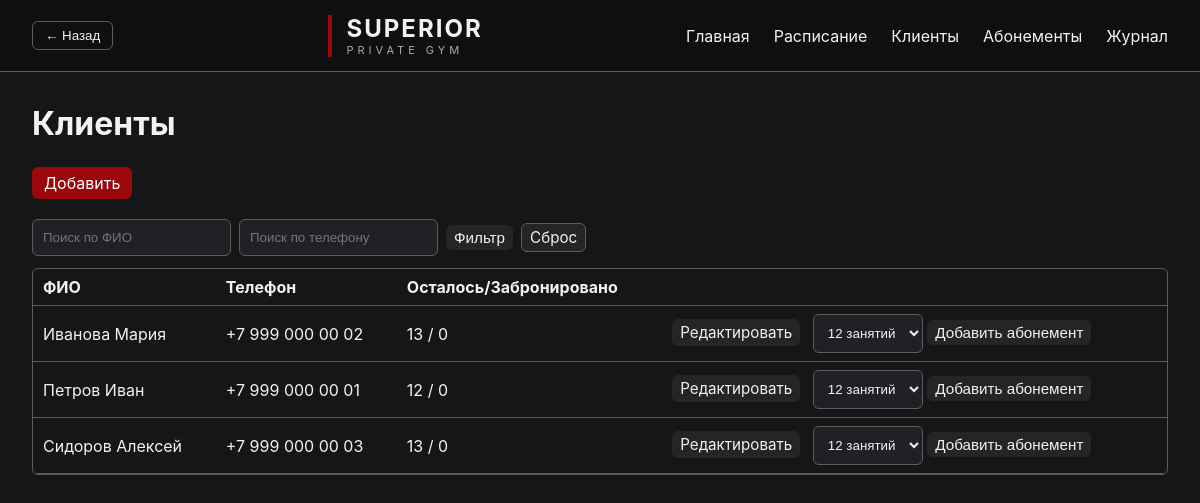
The app's page /clients, older data.
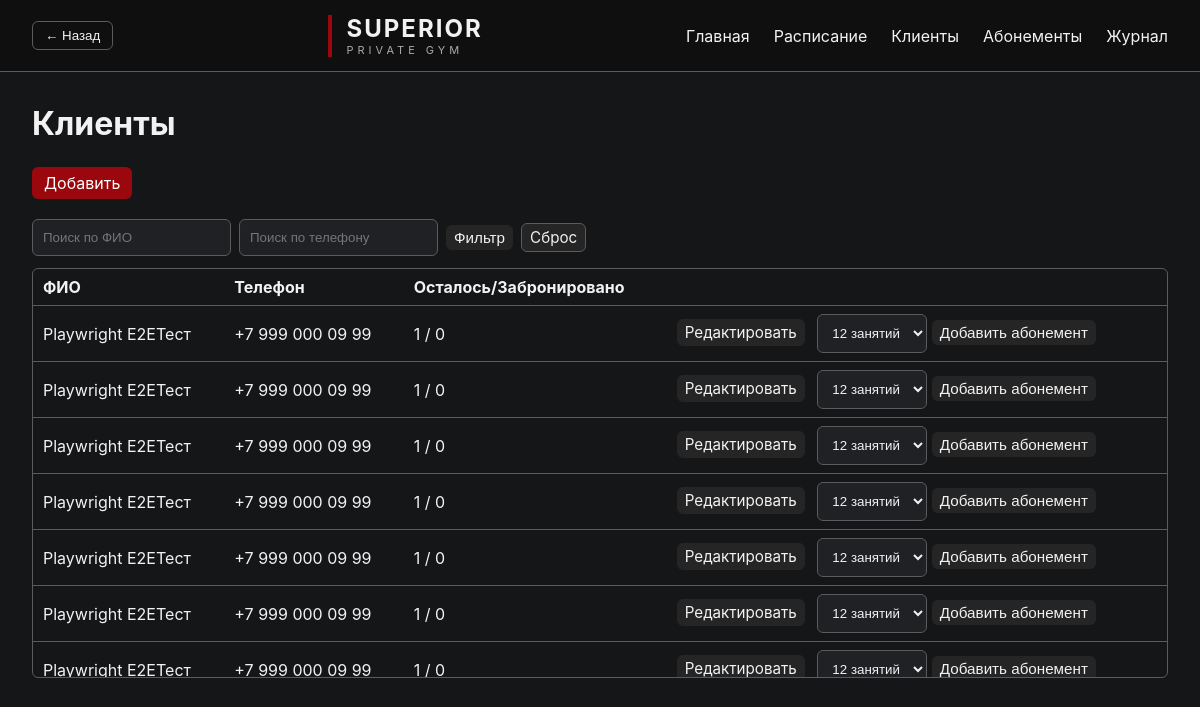
The same page, newer data.
### models.py (models this page shows, shortened)
class Client(Base):
    __tablename__ = "clients"
    id = Column(Integer, primary_key=True)
    first_name = Column(String, nullable=True)
    last_name = Column(String, nullable=True)
    patronymic = Column(String, nullable=True)
    birth_year = Column(Integer, nullable=True)
    birth_place = Column(String, nullable=True)
    phone = Column(String, nullable=True)
    name = Column(String, nullable=True)          # legacy — полное имя одной строкой
    remaining_sessions = Column(Integer, default=1)

### routes/clients.py (the view)
@router.get("/clients")
def clients_page(
    request: Request,
    db: Session = Depends(get_db),
    q_name: str = "",
    q_phone: str = "",
    page: int = 1,
):
    query = db.query(Client)
    if q_name:
        pat = f"%{q_name}%"
        query = query.filter(
            or_(
                Client.name.ilike(pat),
                Client.first_name.ilike(pat),
                Client.last_name.ilike(pat),
            )
        )
    if q_phone:
        digits = ''.join(ch for ch in q_phone if ch.isdigit())
        if digits:
            query = query.filter(
                Client.phone.ilike(f"%{digits}%") | Client.phone.ilike(f"%{q_phone}%")
            )
        else:
            query = query.filter(Client.phone.ilike(f"%{q_phone}%"))
    total = query.count()
    total_pages = max(1, (total + PAGE_SIZE - 1) // PAGE_SIZE)
    page = max(1, min(page, total_pages))
    clients = (
        query.order_by(Client.last_name, Client.first_name)
        .offset((page - 1) * PAGE_SIZE)
        .limit(PAGE_SIZE)
        .all()
    )
    now_dt = datetime.now()
    client_rows = []
    for c in clients:
        booked_future = (
            db.query(Booking)
            .join(Slot, Booking.slot_id == Slot.id)
            .filter(Booking.client_id == c.id, Slot.start_time >= now_dt)
            .count()
        )
        client_rows.append({"client": c, "booked_future": booked_future})
    return templates.TemplateResponse(
        request=request,
        name="clients.html",
        context={
            "client_rows": client_rows,
            "q_name": q_name,
            "q_phone": q_phone,
            "page": page,
            "total_pages": total_pages,
            "total": total,
        },
    )

### templates/clients.html (shortened to what this page needs)
{% extends "base.html" %}
{% block content %}
<div class="page-title">
    <h1>Клиенты</h1>
</div>
<div style="margin-top:16px;">
    <a class="btn" href="/clients/create">Добавить</a>
</div>
<br>
<div class="page-controls">
    <form method="get" action="/clients" class="form-row" style="flex-direction:row;gap:8px;align-items:center;">
        <input class="field" type="search" name="q_name" placeholder="Поиск по ФИО" value="{{ q_name or '' }}" />
        <input class="field" type="search" name="q_phone" placeholder="Поиск по телефону" value="{{ q_phone or '' }}" />
        <button class="btn btn--small" type="submit">Фильтр</button>
        <a class="btn btn--ghost btn--small" href="/clients">Сброс</a>
    </form>
</div>
<div class="clients-list">
    <div class="clients-table-wrapper">
    <table class="clients-table">
        <thead>
            <tr><th>ФИО</th><th>Телефон</th><th>Осталось/Забронировано</th><th></th></tr>
        </thead>
        <tbody>
        {% for row in client_rows %}
            {% set client = row.client %}
            <tr>
                <td>{{ client.fio() }}</td>
                <td>{{ client.phone|format_phone }}</td>
                <td>
                    {{ client.remaining_sessions or 0 }} / {{ row.booked_future }}
                </td>
                <td>
                    <a class="btn btn--small" href="/clients/edit/{{ client.id }}">Редактировать</a>
                    <form method="post" action="/clients/add_subscription" style="display:inline;margin-left:8px;">
                        <select name="package" class="field" style="display:inline-block;width:auto;">
                            <option value="12">12 занятий</option>
                        </select>
                        <button class="btn btn--small" type="submit">Добавить абонемент</button>
                    </form>
                </td>
            </tr>
        {% endfor %}
        </tbody>
    </table>
    </div>
</div>
{% endblock %}

### templates/base.html (shortened to what this page needs)
<!DOCTYPE html>
<html lang="ru">
<head>
    <link rel="stylesheet"
          href="/static/style.css">
</head>
<body>
<header class="header">
    <div class="left-controls">
        <button class="btn btn--ghost" onclick="history.back()">← Назад</button>
    </div>
    <div class="logo">
        <span class="logo-red"></span>
        <div>
            <div class="brand">
                SUPERIOR
            </div>
            <div class="subtitle">
                PRIVATE GYM
            </div>
        </div>
    </div>
    <nav>
        <a href="/">
            Главная
        </a>
        <a href="/schedule">
            Расписание
        </a>
        <a href="/clients">
            Клиенты
        </a>
        <a href="/subscriptions">
            Абонементы
        </a>
        <a href="/journal">
            Журнал
        </a>
    </nav>
</header>
<main class="container">
    {% block content %}
    {% endblock %}
</main>
</body>
</html>

### static/style.css (style rules this page uses)
:root { --bg: #151618; --surface: #1F2124; --surface-hover: #252525; --text: #f2f2f2; --muted: #aaaaaa; --accent: #9A070D; --accent-hover: #B10A11; --accent-soft: rgba(154,7,13,.15); --warm_1: #8A6A4A; --warm_2: #7B5A3D; --green: #3c8f3f; --border: #5B5B5B; --radius: 6px; --radius-lg: 10px; --pad: 10px; --pad-lg: 20px; --btn-pad: 6px 12px; --row-height: 41px; --wrapper-rows: 10; }
.btn { display: inline-block; padding: var(--btn-pad); border-radius: var(--radius); background: var(--accent); color: white; border: none; cursor: pointer; text-decoration: none; text-align: center; }
.btn--ghost { background: transparent; border: 1px solid var(--border); color: var(--text); }
.btn--small { padding: 4px 8px; font-size: 0.95rem; background: var(--surface-hover); color: var(--text); border-radius: var(--radius); text-decoration: none; }
.form-row { display: flex; flex-direction: column; gap: 6px; margin-bottom: 12px; }
.field { padding: var(--pad); border-radius: var(--radius); border: 1px solid var(--border); background: var(--surface); color: var(--text); }
* { margin: 0; padding: 0; box-sizing: border-box; }
body { background: var(--bg); color: var(--text); font-family: Inter, Arial, sans-serif; min-height: 100vh; }
.header { height: 72px; border-bottom: 1px solid var(--border); display: flex; justify-content: space-between; align-items: center; padding: 0 32px; background: #0f0f0f; }
.logo { display: flex; align-items: center; gap: 14px; }
.logo-red { width: 4px; height: 42px; background: var(--accent); display: block; }
.brand { font-size: 24px; font-weight: 700; letter-spacing: 2px; }
.subtitle { font-size: 11px; letter-spacing: 4px; color: var(--muted); }
nav { display: flex; gap: 24px; }
nav a { text-decoration: none; color: var(--text); transition: .2s; }
.container { max-width: 1400px; margin: 0 auto; padding: 32px; }
form { display: flex; gap: 12px; align-items: center; }
select, input, textarea { background: var(--surface); color: var(--text); border: 1px solid var(--border); padding: var(--pad); border-radius: var(--radius); }
button { background: var(--accent); color: white; border: none; border-radius: var(--radius); padding: var(--btn-pad); cursor: pointer; }
.page-title { margin-bottom: 24px; display: flex; justify-content: space-between; align-items: center; }
.clients-table-wrapper { max-height: calc(var(--row-height) * var(--wrapper-rows)); overflow: auto; border: 1px solid var(--border); border-radius: var(--radius); }
.clients-table tbody tr { height: var(--row-height); }
.btn--small, .small-btn { padding: 4px 8px; font-size: 0.95rem; background: var(--surface-hover); color: var(--text); border-radius: var(--radius); text-decoration: none; display: inline-block; }
.clients-table { width: 100%; border-collapse: collapse; }
.clients-table th, .clients-table td { padding: 8px 10px; border-bottom: 1px solid var(--border); text-align: left; }
.left-controls { display: flex; align-items: center; margin-right: 12px; }

Row changes from the older to the newer data that the page shows:
no longer on this page (row unchanged): Client: fio "Иванова Мария", phone "+7 999 000 00 02", remaining_sessions "13"
no longer on this page (row unchanged): Client: fio "Петров Иван", phone "+7 999 000 00 01", remaining_sessions "12"
no longer on this page (row unchanged): Client: fio "Сидоров Алексей", phone "+7 999 000 00 03", remaining_sessions "13"
added Client: fio "Playwright E2EТест", phone "+7 999 000 09 99", remaining_sessions "1"
added Client: fio "Playwright E2EТест", phone "+7 999 000 09 99", remaining_sessions "1"
added Client: fio "Playwright E2EТест", phone "+7 999 000 09 99", remaining_sessions "1"
added Client: fio "Playwright E2EТест", phone "+7 999 000 09 99", remaining_sessions "1"
added Client: fio "Playwright E2EТест", phone "+7 999 000 09 99", remaining_sessions "1"
added Client: fio "Playwright E2EТест", phone "+7 999 000 09 99", remaining_sessions "1"
added Client: fio "Playwright E2EТест", phone "+7 999 000 09 99", remaining_sessions "1"
Text that changed along with them:
new list line: "/ 0 Редактировать 12 занятий Добавить абонемент"
list line gone: "/ 0 Редактировать 12 занятий Добавить абонемент"
